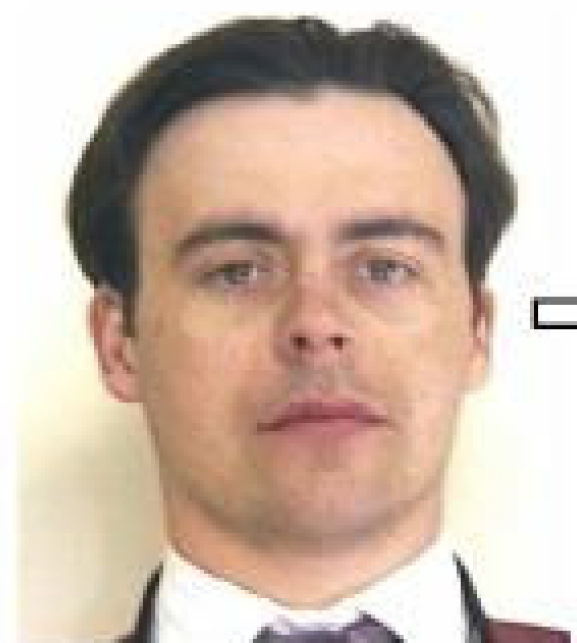
%> input picture img.png, 577 x 643 px
$ octave --eval "result = faceDetect(imread('img.png'));"   (GNU Octave 9; MATLAB toolbox functions it lacks are replaced by stand-ins)
%> lines starting %> are read from the running program, lines starting %| are printed output that depends on the picture; in (x1, y1, x2, y2) boxes, pixels count from 0 and x2, y2 are one past the last pixel; in counts of white or black regions, pixels touching at a corner belong together; the program's own positions count from 1
### getFaceMask.m

function image = getFaceMask(rgbImg)
    height = size(rgbImg,1);
    width = size(rgbImg,2);

    %Initialize a binary image
    binaryImg = zeros(height,width);

    %Change color space
    img_ycbcr = rgb2ycbcr(rgbImg);
    Cb = img_ycbcr(:,:,2);
    Cr = img_ycbcr(:,:,3);
    %imshow(Cb)
    HSV = rgb2hsv(rgbImg);
    H = HSV(:,:,1);
    S = HSV(:,:,2);

    % Find pixels with chroma values in skin range
    [r,c] = find(Cb>=77 & Cb<=200 & Cr>=134 & Cr<=173);
    numind = size(r,1);

    %Set value to pixels with skin color
    for i=1:numind
        binaryImg(r(i),c(i)) = 1;
    end

    % Open and close to create mask
    SE1 = strel('disk', 14, 4);

    openImg = imopen(binaryImg, SE1);
    mask = imclose(openImg, SE1);

    rgbFaceMask = rgbImg.*uint8(mask);
    image = rgbFaceMask;
end

### getEyeMap.m
function image = getEyeMap(img, originalImg)
    % Read image
    rgbImage = img;

    % ---------- ILLUMINATION-BASED METHOD -----------
    iycbcr=rgb2ycbcr(rgbImage);
    iycbcr = im2double(iycbcr);

    % YCbCr
    y=iycbcr(:,:,1);
    cb = iycbcr(:,:,2);
    cr = iycbcr(:,:,3);

    % Cr^2
    cr2 = cr.^2;

    % Cb^2 FOR EYEMAPC
    cb2=cb.^2;

    % Cr~^2 FOR EYEMAPC
    cr2Inv=(1-cr).^2;

    % Cb/Cr FOR EYEMAPC
    cbcr=(cb./cr);
    cbcr=cbcr./max(max(cbcr));

    % EYE MAP C
    g=1/3;
    % Cb^2
    l=g*cb2;
    % Cr^2
    m=g*cr2;
    % Cb/Cr
    n=g*cbcr;
    eyemapC=l+m+n;
    eyemapChist = histeq(eyemapC);

    % DILATE AND ERODE
    SE=strel('disk',10);
    o=imdilate(y,SE);
    p=imerode(y,SE) + 1;
    eyemapL=o./p;

    % TOTAL EYEMAP
    Eyemap = eyemapChist.*eyemapL;

    % DILATED AND THRESHHOLDED
    SE1=strel('disk', 9);
    q = imdilate(Eyemap, SE1);
    threshold = 0.75;
    qMask = q > threshold;

    % Apply rules
    qMask = ruleRefinements(qMask);

    % ---------- COLOR-BASED METHOD -----------
    % GRAY SPACE IMAGE
    igray=rgb2gray(originalImg);

    % HISTOGRAM EQUALIZED INTENSITY IMAGE
    J=histeq(igray);

    threshold = 0;
    grayThresh = J < threshold;

    % Apply rules
    grayThresh = ruleRefinements(grayThresh);

    % ---------- EDGE-DENSITY-BASED METHOD -----------
    sobelIm = edge(igray,'sobel');

    SE2=strel('disk', 4); % 4 is better but 5 is needed for 450 images
    sobelImD1 = imdilate(sobelIm, SE2);
    sobelImD2 = imdilate(sobelImD1, SE2);
    sobelImE1=imerode(sobelImD2,SE2);
    sobelImE2=imerode(sobelImE1,SE2);
    sobelImE3=imerode(sobelImE2,SE2);

    % Apply rules
    sobelImE3 = ruleRefinements(sobelImE3);

    % Final
    IC = qMask & grayThresh;
    IE = qMask & sobelImE3;
    CE = grayThresh & sobelImE3;

    OrTotal = IC | IE | CE;

    image = OrTotal;
end

### ruleRefinements.m
function image = ruleRefinements(img)
    props = regionprops(img, 'Solidity', 'BoundingBox', 'Orientation', 'Extrema', 'PixelIdxList');

    for i = 1:length(props)
        height = double(props(i).BoundingBox(4));
        width = double(props(i).BoundingBox(3));
        aspectRatio = width/height;

        solidity = props(i).Solidity;
        orientation = props(i).Orientation;

        % Remove blobs that does not satisfy any of the rules
        if solidity <= 0.5 && (aspectRatio < 0.8 || aspectRatio > 4.0) && (orientation < -45 || orientation > 45)
            pixelIndices = props(i).PixelIdxList;
            img(pixelIndices) = 0;
        end
    end

    img = imclearborder(img); % Remove all blobs that connect to the image border

    image = img;
end

### faceDetect.m
%Return final face image
function [face, faceFound] = faceDetect(img)
    % Get face mask
    faceMask = getFaceMask(img);
%> in getFaceMask, `img_ycbcr = rgb2ycbcr(rgbImg);`: img_ycbcr: size 643x577x3 uint8; mean of channels 1, 2, 3 178.7, 118.9, 137.7
%> in getFaceMask, `HSV = rgb2hsv(rgbImg);`: HSV: size 643x577x3 double; mean H, S, V 0.148, 0.181, 0.806
%> in getFaceMask, `S = HSV(:,:,2);`:
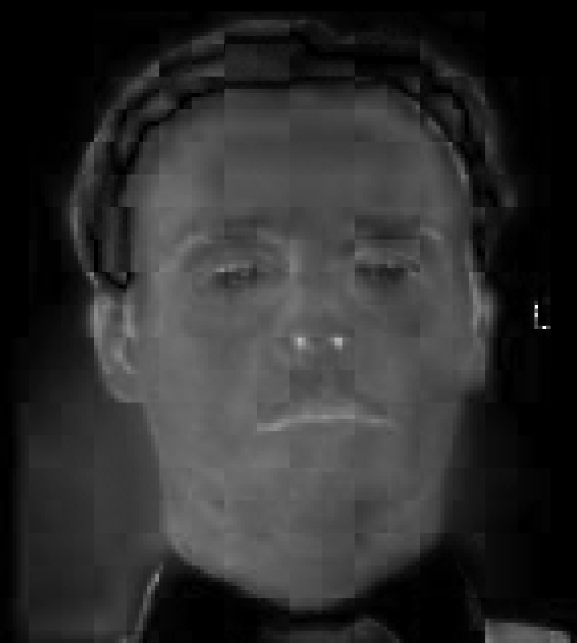
%> S: size 643x577 double; min 0, max 1, mean 0.181
%> in getFaceMask, `[r,c] = find(Cb>=77 & Cb<=200 & Cr>=134 & Cr<=173);`: r = 191743 values from 69 to 643; c = 191743 values from 22 to 577
%> in getFaceMask, `numind = size(r,1);`: numind = 191743
%> after the loop in getFaceMask, `for i=1:numind`:
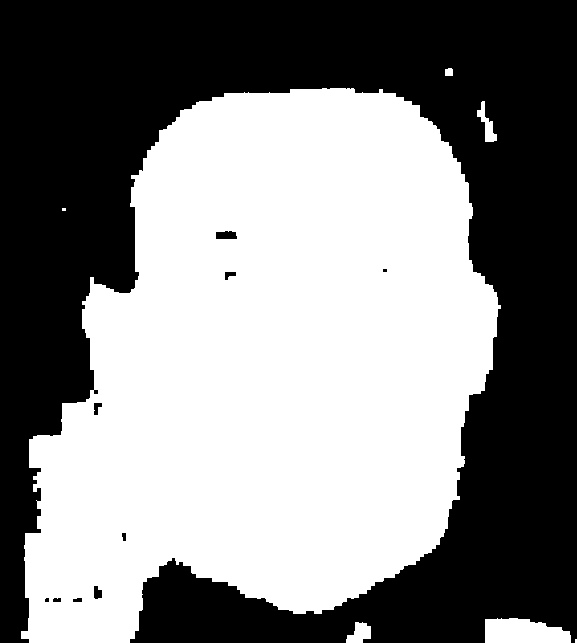
%> binaryImg: size 643x577 double; values 0 (black) and 1 (white), 51.7% white; 10 black regions (2 under 20 px), largest, box (x1, y1, x2, y2) and area: (0, 0, 577, 643) 178799, (216, 231, 237, 239) 149, (94, 586, 102, 599) 83
%> in getFaceMask, `openImg = imopen(binaryImg, SE1);`: openImg: size 643x577 double; values 0 (black) and 1 (white), 51% white; 5 black regions (1 under 20 px), largest, box (x1, y1, x2, y2) and area: (0, 0, 577, 643) 181573, (216, 231, 237, 239) 150, (225, 272, 236, 280) 65, (122, 533, 126, 541) 28
%> in getFaceMask, `mask = imclose(openImg, SE1);`: mask: size 643x577 double; values 0 (black) and 1 (white), 51.3% white; 1 black region, box (x1, y1, x2, y2) and area: (0, 0, 577, 643) 180804

    % Get eye and mouth map
    imgEye = getEyeMap(faceMask, img);
%> in getEyeMap, `iycbcr=rgb2ycbcr(rgbImage);`: iycbcr: size 643x577x3 uint8; mean of channels 1, 2, 3 93.2, 119.8, 137.5
%> in getEyeMap, `iycbcr = im2double(iycbcr);`: iycbcr: size 643x577x3 double; mean of channels 1, 2, 3 0.366, 0.47, 0.539
%> in getEyeMap, `eyemapChist = histeq(eyemapC);`:
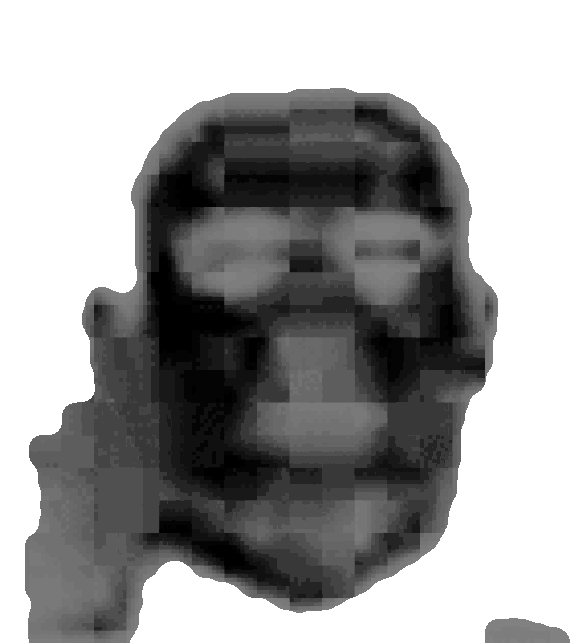
%> eyemapChist: size 643x577 double; min 0, max 1, mean 0.623
%> in getEyeMap, `q = imdilate(Eyemap, SE1);`:
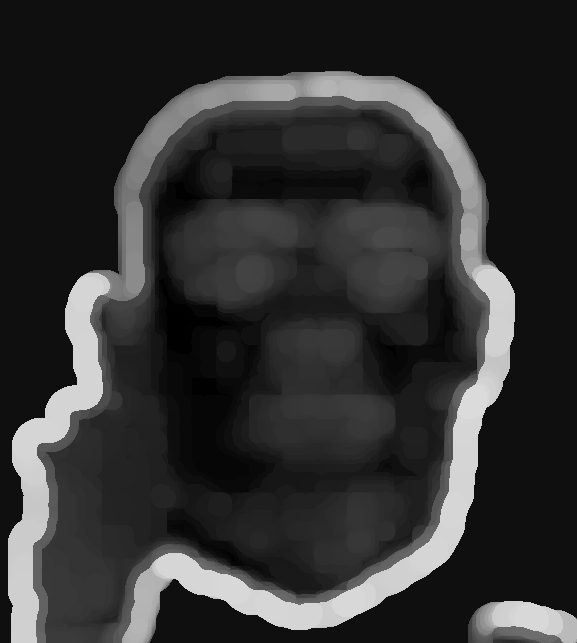
%> q: size 643x577 double; min 0, max 0.86, mean 0.194
%> in getEyeMap, `qMask = q > threshold;`: qMask: size 643x577 logical; 7.7% white; 3 white regions
%> in ruleRefinements, `props = regionprops(img, 'Solidity', 'BoundingBox', 'Orientation', 'Ex..`: props = 3 regions; box (x1, y1, x2, y2), Orientation and Solidity: (8, 273, 110, 643) 76.57 0.528, (152, 266, 515, 630) 45.43 0.245, (492, 601, 563, 635) -9.99 0.922
%> the loop in ruleRefinements, `for i = 1:length(props)` made 3 passes
%> (height, width, aspectRatio, solidity, orientation) on passes 1 to 3: (370, 102, 0.276, 0.528, 76.57), (364, 363, 0.997, 0.245, 45.43), (34, 71, 2.09, 0.922, -9.99)
%> in ruleRefinements, `img = imclearborder(img);`: img: size 643x577 logical; 4.8% white; 2 white regions, box (x1, y1, x2, y2) and area: (152, 266, 515, 630) 15950, (492, 601, 563, 635) 1728
%> in getEyeMap, `igray=rgb2gray(originalImg);`:
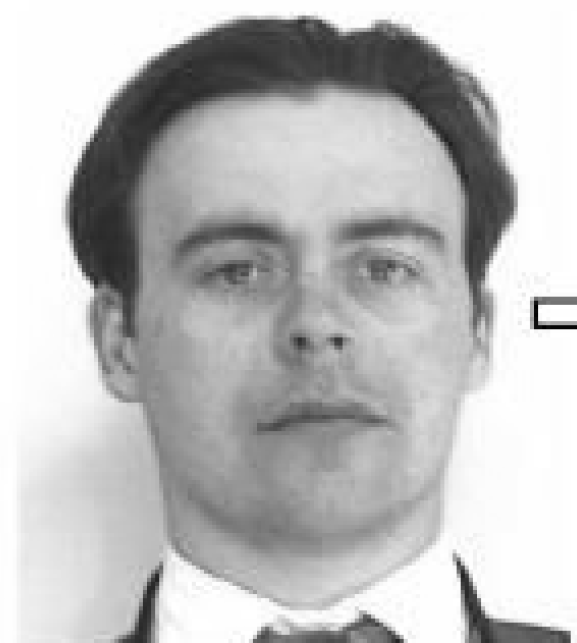
%> igray: size 643x577 uint8; min 0, max 255, mean 189.4
%> in getEyeMap, `J=histeq(igray);`:
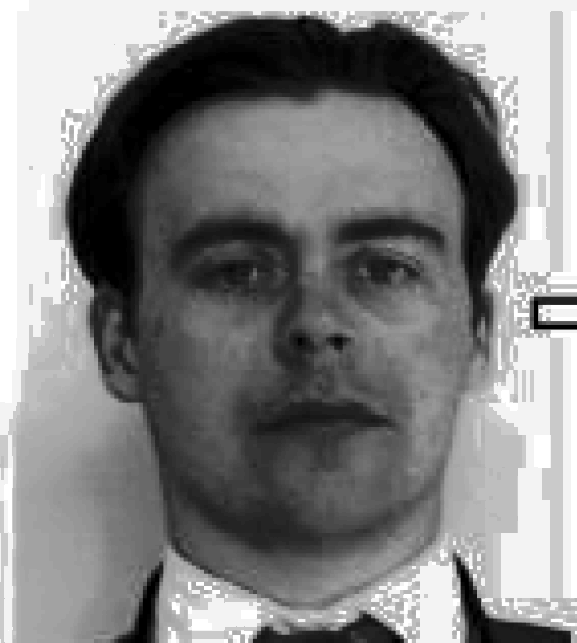
%> J: size 643x577 uint8; min 0, max 255, mean 129.4
%> in getEyeMap, `grayThresh = J < threshold;`: grayThresh: size 643x577 logical; every value is 0
%> in ruleRefinements (call 2), `props = regionprops(img, 'Solidity', 'BoundingBox', 'Orientation', 'Ex..`: props = 0 regions
%> in getEyeMap, `sobelIm = edge(igray,'sobel');`: sobelIm: size 643x577 logical; 2.3% white in thin lines or dots, all inside (x1, y1, x2, y2) = (61, 15, 577, 643)
%> in getEyeMap, `sobelImD1 = imdilate(sobelIm, SE2);`: sobelImD1: size 643x577 logical; 13.4% white; 39 white regions, largest, box (x1, y1, x2, y2) and area: (58, 12, 521, 451) 23520, (167, 538, 411, 643) 5501, (449, 546, 574, 643) 3150
%> in getEyeMap, `sobelImD2 = imdilate(sobelImD1, SE2);`: sobelImD2: size 643x577 logical; 20.5% white; 17 white regions, largest, box (x1, y1, x2, y2) and area: (55, 9, 524, 507) 35676, (107, 526, 447, 643) 12423, (340, 209, 451, 291) 5937
%> in getEyeMap, `sobelImE1=imerode(sobelImD2,SE2);`: sobelImE1: size 643x577 logical; 14.1% white; 22 white regions, largest, box (x1, y1, x2, y2) and area: (58, 12, 521, 504) 25217, (110, 529, 444, 643) 8900, (343, 212, 448, 288) 4341
%> in getEyeMap, `sobelImE2=imerode(sobelImE1,SE2);`: sobelImE2: size 643x577 logical; 7.9% white; 35 white regions (16 under 20 px), largest, box (x1, y1, x2, y2) and area: (61, 15, 518, 448) 14659, (113, 541, 408, 643) 5003, (346, 215, 445, 285) 2741
%> in getEyeMap, `sobelImE3=imerode(sobelImE2,SE2);`: sobelImE3: size 643x577 logical; 3% white; 61 white regions (22 under 20 px)
%> in ruleRefinements (call 3), `props = regionprops(img, 'Solidity', 'BoundingBox', 'Orientation', 'Ex..`: props = 61 regions; largest, box (x1, y1, x2, y2), Orientation and Solidity: (369, 22, 515, 188) -47.94 0.252, (276, 601, 405, 643) -5.97 0.3, (117, 564, 165, 643) 77.56 0.553, (455, 553, 495, 643) -81 0.544, (105, 55, 160, 110) 44.78 0.809
%> in ruleRefinements (call 3), `img = imclearborder(img);`: img: size 643x577 logical; 2.1% white; 55 white regions (21 under 20 px), largest, box (x1, y1, x2, y2) and area: (369, 22, 515, 188) 1748, (363, 233, 417, 282) 1280, (467, 267, 495, 347) 1204
%> in getEyeMap, `IE = qMask & sobelImE3;`:
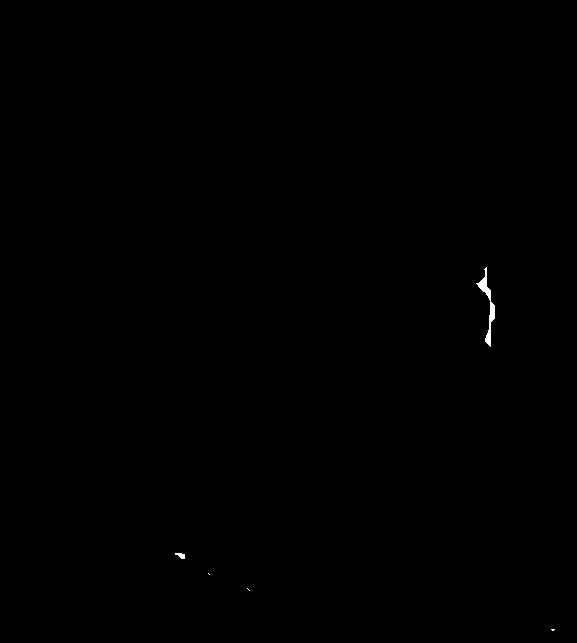
%> IE: size 643x577 logical; 0.11% white; 5 white regions (3 under 20 px), largest, box (x1, y1, x2, y2) and area: (476, 267, 495, 347) 350, (175, 553, 185, 559) 39
%> (the run ends here)
